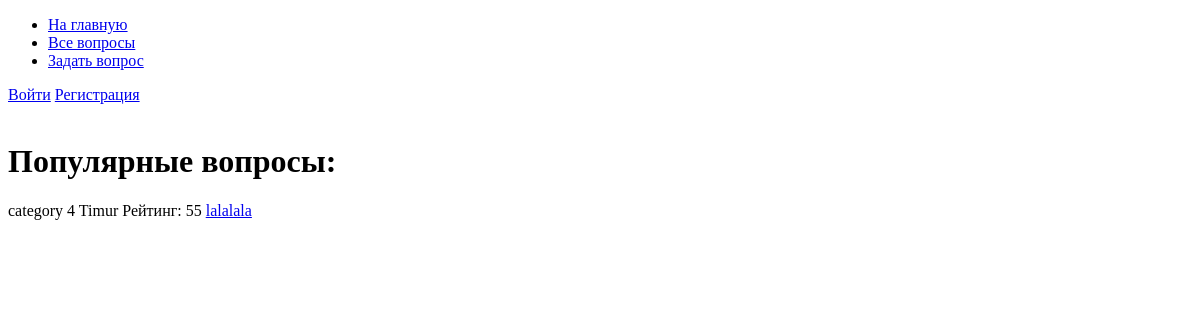
Before: /index/ with the older database file.
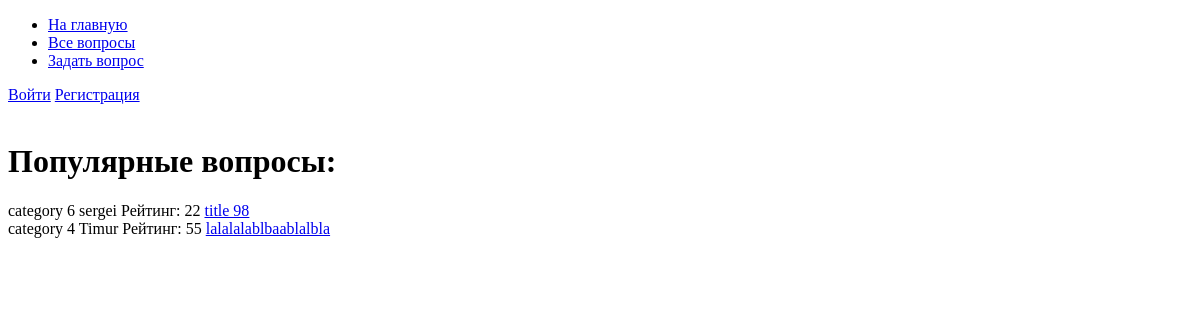
After: the same page with the newer database file.
### questions/models.py (models this page shows, shortened)
class Question(models.Model):
    author = models.ForeignKey(settings.AUTH_USER_MODEL)
    title = models.CharField(max_length=255, verbose_name=u'заголовок')
    text = models.TextField(verbose_name=u'описание')
    created_at = models.DateTimeField(auto_now_add=True, verbose_name=u'дата создания')
    rating = models.PositiveIntegerField(default=0, verbose_name=u'рейтинг')
    category = models.ForeignKey(Category)
    class Meta:
        verbose_name = u'Вопрос'
        verbose_name_plural = u'Вопросы'
        ordering = ('-created_at', )

class Category(models.Model):
    name = models.CharField(verbose_name=u'название', max_length=50)
    class Meta:
        verbose_name = u'Категория'
        verbose_name_plural = u'Категории'
    def __str__(self):
        return self.name

### questions/views.py (the view)
# urls.py: url(r'^$|index/', Index.as_view()),
class Index(QuestionList):
    model = Question
    template_name = "index.html"
    def get_queryset(self):
        return super(Index, self).get_queryset().exclude(rating__lt=10)

### questions/views.py (called while the page is built)
    def dispatch(self, request, *args, **kwargs):
        self.form = QuestionListForm(request.GET)
        self.form.is_valid()
        return super(QuestionList, self).dispatch(request, *args, **kwargs)

    def get_queryset(self):
        queryset = Question.objects.all()
        if self.form.cleaned_data.get('search'):
            queryset = queryset.filter(title=self.form.cleaned_data['search'])
        if self.form.cleaned_data.get('sort_field'):
            queryset = queryset.order_by(self.form.cleaned_data['sort_field'])
        queryset = queryset.annotate(answers_count=Count('answers__id'))
        return queryset

    def get_context_data(self, **kwargs):
        context = super(QuestionList, self).get_context_data(**kwargs)
        context['form'] = self.form
        return context

### templates/index.html (shortened to what this page needs)
{% extends 'base.html' %}
{% block content %}
<br/>
<h1>Популярные вопросы:</h1>
{% for q in object_list %}
    {{ q.category }} {{ q.author }} Рейтинг: {{ q.rating }}
    <a href="{% url 'question_detail' pk=q.id %}">{{ q.title }}</a><br/>
{% endfor %}
{% endblock %}

Changed rows visible on the page:
now on this page (row edited): Question: category "category 6", author "sergei", rating "22", title "title 98"
changed Question "category 4": title "lalalala" → "lalalalablbaablalbla"
